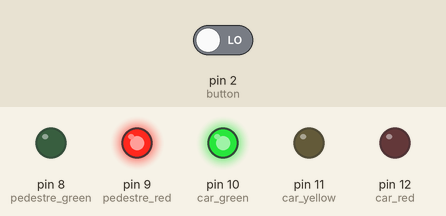
Recording of a sketch running on a simulated Arduino Uno, built with avr-gcc and run on an emulated ATmega328P. Shown: output pins drawn as LEDs (lit = HIGH). The inputs (shaded band) are chosen by the test bench; at power-on: pin 2 (button) LOW.

Above: at 4.2 s.
4.3 s: pin 2 (button) driven LOW
5.8 s: pin 2 (button) driven HIGH
At 6.5 s:
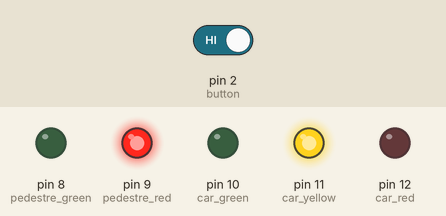
At 9.9 s:
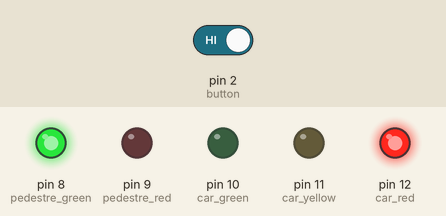
Timing chart, 0 to 16.3 s (numbered marks = the images above; inputs shaded):
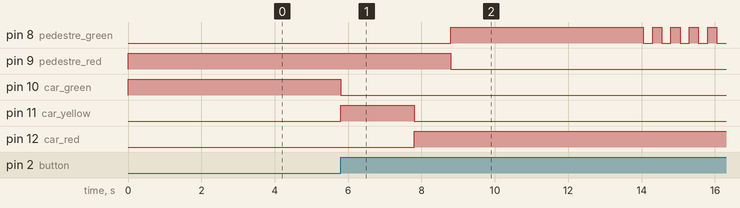

The sketch:

semaforo_interativo.ino
```cpp
// Projeto 4 - Semaforo interativo

// semaforo para carros
byte car_red = 12;
byte car_yellow = 11;
byte car_green = 10;

// semaforo para pedestres
byte pedestre_red = 9;
byte pedestre_green = 8;

// pino do botao
byte button = 2;

// tempo para que os pedestres atravessem
int cross_time = 5000;

// tempo desde que o botão foi pressionado
unsigned long change_time;

// prototipos
void change_lights();

void setup(){
  pinMode(car_red, OUTPUT);
  pinMode(car_yellow, OUTPUT);
  pinMode(car_green, OUTPUT);

  pinMode(pedestre_red, OUTPUT);
  pinMode(pedestre_green, OUTPUT);

  pinMode(button, INPUT);

  digitalWrite(car_green, HIGH);
  digitalWrite(pedestre_red, HIGH);
}

void loop(){
  /* verifica se o botão foi pressionado e se transcorreram
  5 segundos desde a última vez que isso ocorreu */
  boolean state = digitalRead(button);

  if(state == HIGH && (millis() - change_time) > 5000){
    // chama a funçao para alterar as luzes
    change_lights();
  }
}

void change_lights(){
  digitalWrite(car_green, LOW);
  digitalWrite(car_yellow, HIGH);
  delay(2000);

  digitalWrite(car_yellow, LOW);
  digitalWrite(car_red, HIGH);
  delay(1000);

  digitalWrite(pedestre_red,LOW);
  digitalWrite(pedestre_green, HIGH);
  delay(cross_time);

  // pisca o verde dos pedestres
  for(byte i = 0; i < 10; i++){
    digitalWrite(pedestre_green, HIGH);
    delay(250);

    digitalWrite(pedestre_green, LOW);
    delay(250);
  }

  // acende o vermelho dos pedestres
  digitalWrite(pedestre_red, HIGH);
  delay(250);

  digitalWrite(car_yellow, HIGH);
  digitalWrite(car_red, LOW);
  delay(1000);

  digitalWrite(car_green, HIGH);
  digitalWrite(car_yellow, LOW);

  // registra o tempo desde a última alteração no semáforo
  change_time = millis();
}
```

Measured:
- after the input at 4.3 s, every drawn part: stays the same
- after the input at 5.8 s, pin 8 (pedestre_green): LOW → HIGH after 3.0 s, then repeats every 0.50 s: LOW 0.25 s, HIGH 0.25 s; pin 9 (pedestre_red): HIGH → LOW after 3.0 s; pin 10 (car_green): HIGH → LOW at once; pin 11 (car_yellow): LOW → HIGH at once, → LOW 2.0 s later; pin 12 (car_red): LOW → HIGH after 2.0 s
